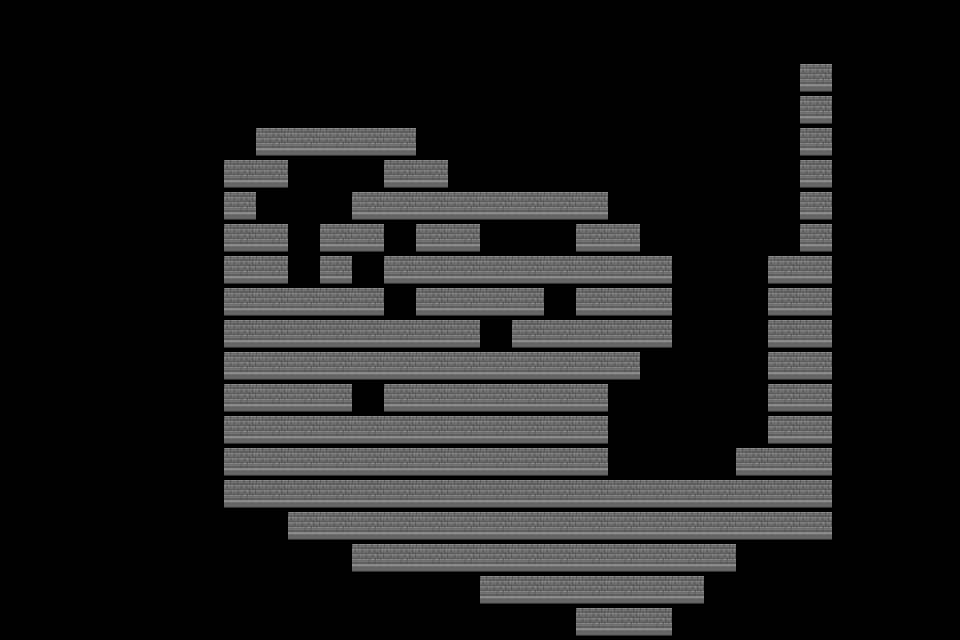

This is a level from a 2D game, rendered from its Tiled map with the project's own tilesets. A one-line summary and the complete map file follow:
An orthogonal 30x20 tile map with 32x32 px tiles, 1 tile layer (Tile Layer 1) and 1 object (abcde).

<map version="1.9" tiledversion="1.9.2" orientation="orthogonal" renderorder="right-down" width="30" height="20" tilewidth="32" tileheight="32" infinite="0" nextlayerid="3" nextobjectid="2">
 <tileset firstgid="1" source="Dungeon_Tileset.tsx" />
 <layer id="1" name="Tile Layer 1" width="30" height="20">
  <data encoding="csv">
0,0,0,0,0,0,0,0,0,0,0,0,0,0,0,0,0,0,0,0,0,0,0,0,0,0,0,0,0,0,
0,0,0,0,0,0,0,0,0,0,0,0,0,0,0,0,0,0,0,0,0,0,0,0,0,0,0,0,0,0,
0,0,0,0,0,0,0,0,0,0,0,0,0,0,0,0,0,0,0,0,0,0,0,0,0,50,0,0,0,0,
0,0,0,0,0,0,0,0,0,0,0,0,0,0,0,0,0,0,0,0,0,0,0,0,0,50,0,0,0,0,
0,0,0,0,0,0,0,0,50,50,50,50,50,0,0,0,0,0,0,0,0,0,0,0,0,50,0,0,0,0,
0,0,0,0,0,0,0,50,50,0,0,0,50,50,0,0,0,0,0,0,0,0,0,0,0,50,0,0,0,0,
0,0,0,0,0,0,0,50,0,0,0,50,50,50,50,50,50,50,50,0,0,0,0,0,0,50,0,0,0,0,
0,0,0,0,0,0,0,50,50,0,50,50,0,50,50,0,0,0,50,50,0,0,0,0,0,50,0,0,0,0,
0,0,0,0,0,0,0,50,50,0,50,0,50,50,50,50,50,50,50,50,50,0,0,0,50,50,0,0,0,0,
0,0,0,0,0,0,0,50,50,50,50,50,0,50,50,50,50,0,50,50,50,0,0,0,50,50,0,0,0,0,
0,0,0,0,0,0,0,50,50,50,50,50,50,50,50,0,50,50,50,50,50,0,0,0,50,50,0,0,0,0,
0,0,0,0,0,0,0,50,50,50,50,50,50,50,50,50,50,50,50,50,0,0,0,0,50,50,0,0,0,0,
0,0,0,0,0,0,0,50,50,50,50,0,50,50,50,50,50,50,50,0,0,0,0,0,50,50,0,0,0,0,
0,0,0,0,0,0,0,50,50,50,50,50,50,50,50,50,50,50,50,0,0,0,0,0,50,50,0,0,0,0,
0,0,0,0,0,0,0,50,50,50,50,50,50,50,50,50,50,50,50,0,0,0,0,50,50,50,0,0,0,0,
0,0,0,0,0,0,0,50,50,50,50,50,50,50,50,50,50,50,50,50,50,50,50,50,50,50,0,0,0,0,
0,0,0,0,0,0,0,0,0,50,50,50,50,50,50,50,50,50,50,50,50,50,50,50,50,50,0,0,0,0,
0,0,0,0,0,0,0,0,0,0,0,50,50,50,50,50,50,50,50,50,50,50,50,0,0,0,0,0,0,0,
0,0,0,0,0,0,0,0,0,0,0,0,0,0,0,50,50,50,50,50,50,50,0,0,0,0,0,0,0,0,
0,0,0,0,0,0,0,0,0,0,0,0,0,0,0,0,0,0,50,50,50,0,0,0,0,0,0,0,0,0
</data>
 </layer>
 <objectgroup id="2" name="Object Layer 1">
  <object id="1" name="abcde" x="227.981" y="136.789" width="617.829" height="452.543" />
 </objectgroup>
</map>
